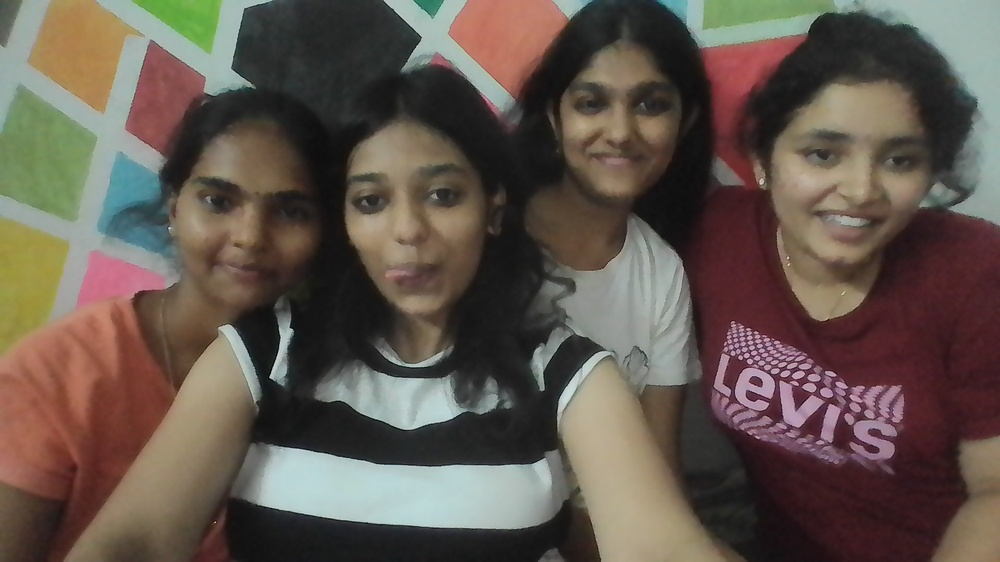
#> input picture test_images/test.jpg, 1000 x 562 px, shrunk from 1920 x 1080 before the run, found by its file name
$ python multiple_face_detection.py
#> lines starting #> are read from the running program, lines starting #| are printed output that depends on the picture; after the words box and inside, x2 and y2 are one past the last pixel; in counts of white or black regions, pixels touching at a corner belong together
import cv2

# Load the Haar Cascade face detector
face_cascade = cv2.CascadeClassifier(
    "haarcascade_frontalface_default.xml"
)

# Load the input image
image = cv2.imread("test.jpg")
#> image is the input picture: shape (562, 1000, 3); mean B, G, R 77.4, 86.5, 98.3

# Check if image loaded successfully
if image is None:
    print("Error: Could not load the image.")
    exit()

# Convert image to grayscale
gray = cv2.cvtColor(image, cv2.COLOR_BGR2GRAY)
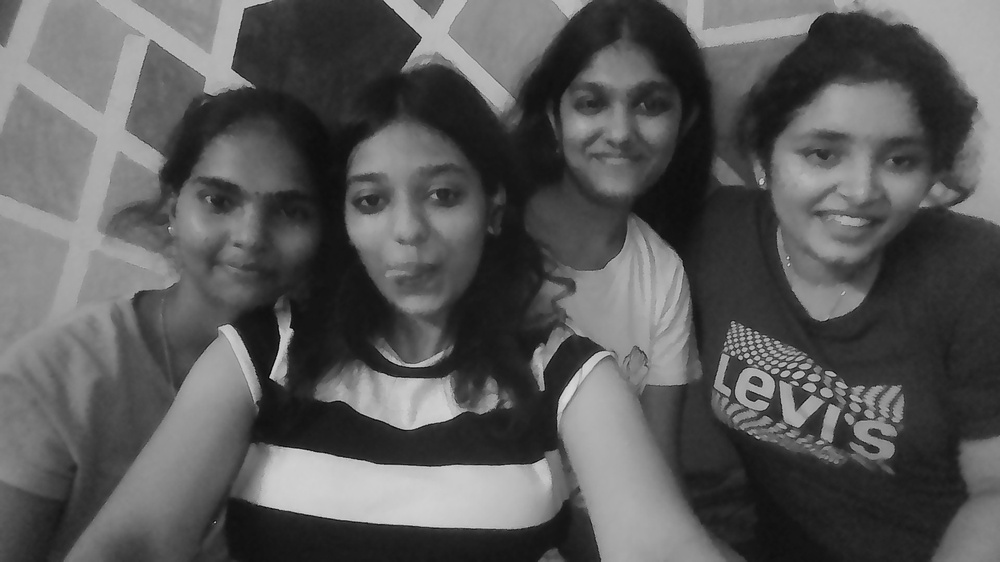
#> gray: shape (562, 1000); min 1, max 220, mean 89

# Detect faces
faces = face_cascade.detectMultiScale(
    gray,
    scaleFactor=1.1,
    minNeighbors=5,
    minSize=(30, 30)
)
#> faces = [[547, 48, 145, 145], [320, 125, 183, 183], [158, 132, 186, 186], [758, 83, 185, 185]]

# Draw rectangles around detected faces
for (x, y, w, h) in faces:
    cv2.rectangle(
        image,
        (x, y),
        (x + w, y + h),
        (255, 0, 0),
        2
    )
#> this loop made 4 passes
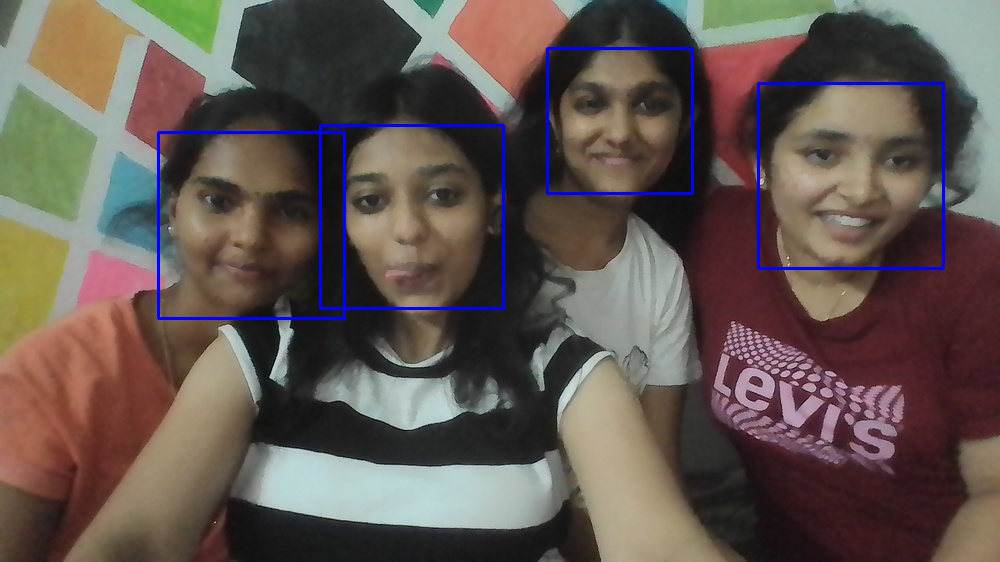
#> image: shape (562, 1000, 3); 1.49% of pixels changed, all inside (x1, y1, x2, y2) = (157, 47, 945, 320)

# Display number of detected faces
print("Number of faces detected:", len(faces))
#| Number of faces detected: 4

# Display the output
cv2.imshow("AI-Based Face Detection System", image)

cv2.waitKey(0)
cv2.destroyAllWindows()
